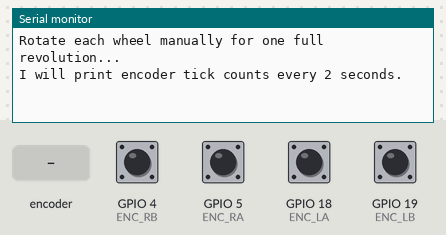
The sketch below on a simulated ESP32. On the bench: the last lines printed to the serial monitor. The inputs (shaded band) are chosen by the test bench; at power-on: GPIO 4 (ENC_RB), GPIO 5 (ENC_RA), GPIO 18 (ENC_LA), GPIO 19 (ENC_LB) HIGH.

Above: at 1.2 s.
1.3 s: rotary encoder on GPIO 5 (ENC_RA) / GPIO 19 (ENC_LB) turned 1 step (first pin leading)
At 3.2 s:
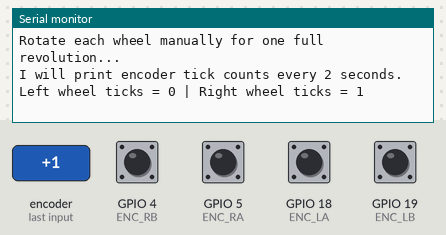
4.5 s: GPIO 18 (ENC_LA) pulled LOW for 0.15 s
6.1 s: rotary encoder on GPIO 5 (ENC_RA) / GPIO 19 (ENC_LB) turned 3 steps (first pin leading)
At 9.0 s:
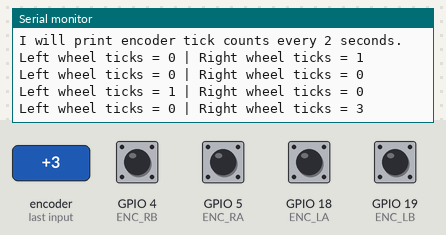
Timing chart, 0 to 10.5 s (numbered marks = the images above; inputs shaded):
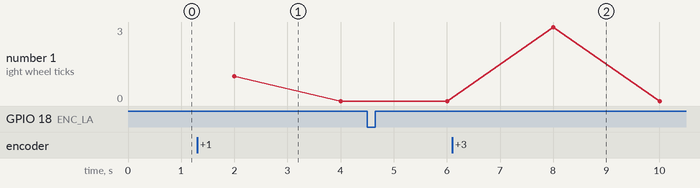

Measured:
- after the input at 1.3 s, the serial monitor: prints a new line after 0.70 s (image 1)
- after the input at 6.1 s, the serial monitor: prints a new line after 1.9 s (image 2)

The sketch:

manualwheeltestingforencoderticks.ino
```cpp
// --- Encoder Pins (your setup) ---
#define ENC_LA 18  // Left Encoder A
#define ENC_LB 19  // Left Encoder B
#define ENC_RA 5   // Right Encoder A
#define ENC_RB 4   // Right Encoder B

volatile long leftTicks = 0;
volatile long rightTicks = 0;

// --- Left Encoder ISR ---
void IRAM_ATTR leftEncoderISR() {
  int b = digitalRead(ENC_LB);
  if (b == HIGH) leftTicks++;
  else leftTicks--;
}

// --- Right Encoder ISR ---
void IRAM_ATTR rightEncoderISR() {
  int b = digitalRead(ENC_RB);
  if (b == HIGH) rightTicks++;
  else rightTicks--;
}

void setup() {
  Serial.begin(115200);

  // Encoder pin modes
  pinMode(ENC_LA, INPUT_PULLUP);
  pinMode(ENC_LB, INPUT_PULLUP);
  pinMode(ENC_RA, INPUT_PULLUP);
  pinMode(ENC_RB, INPUT_PULLUP);

  // Attach interrupts
  attachInterrupt(digitalPinToInterrupt(ENC_LA), leftEncoderISR, RISING);
  attachInterrupt(digitalPinToInterrupt(ENC_RA), rightEncoderISR, RISING);

  Serial.println("Rotate each wheel manually for one full revolution...");
  Serial.println("I will print encoder tick counts every 2 seconds.");
}

void loop() {
  static long prevLeft = 0, prevRight = 0;

  delay(2000); // check every 2 sec

  long currentLeft = leftTicks;
  long currentRight = rightTicks;

  Serial.print("Left wheel ticks = ");
  Serial.print(currentLeft - prevLeft);
  Serial.print(" | Right wheel ticks = ");
  Serial.println(currentRight - prevRight);

  prevLeft = currentLeft;
  prevRight = currentRight;
}
```
